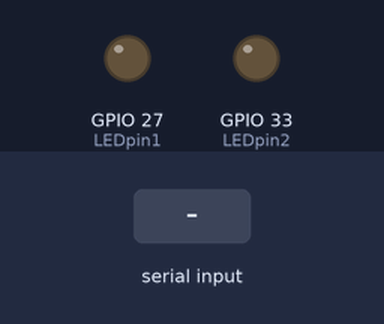
The sketch below on a simulated ESP32. On the bench: output pins drawn as LEDs (lit = HIGH). The test bench sets the inputs (shaded band).

Above: at 1.2 s.
1.3 s: "s90\n" received over Serial
At 2.7 s:
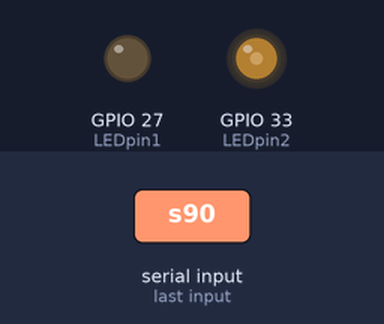
3.8 s: "s,45\n" received over Serial
At 5.8 s:
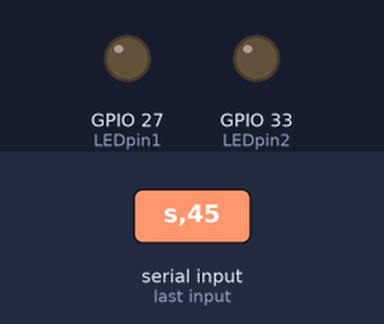
Timing chart, 0 to 7.3 s (numbered marks = the images above; inputs shaded):
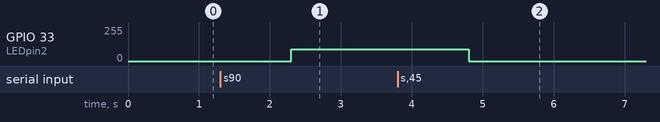

Measured:
- after the input at 1.3 s, GPIO 33 (LEDpin2): 0/255 → 90/255 after 1.0 s
- after the input at 3.8 s, GPIO 33 (LEDpin2): 90/255 → 0/255 after 1.0 s

The sketch:

BreadBoardLabVIEWtoArduino.ino
```cpp
int LEDpin1 = 27;
int LEDpin2 = 33;

void setup() {
  Serial.begin(9600);
  pinMode(LEDpin1, OUTPUT);
  pinMode(LEDpin2, OUTPUT);
}

void loop() {
  if (Serial.available()) {
    String strcmd = Serial.readString();

    if (strcmd.startsWith("s")) {
      strcmd.remove(0, 1);
      strcmd.trim();
      processCommand(strcmd);
    }
  }

  delay(1);
}

void processCommand(String command) {
  if (command.startsWith("t")) {
    digitalWrite(LEDpin1, HIGH);
  } else if (command.startsWith("f")) {
    digitalWrite(LEDpin1, LOW);
  } else {
    int brightness = command.toInt();
    analogWrite(LEDpin2, brightness);
  }
}
```
